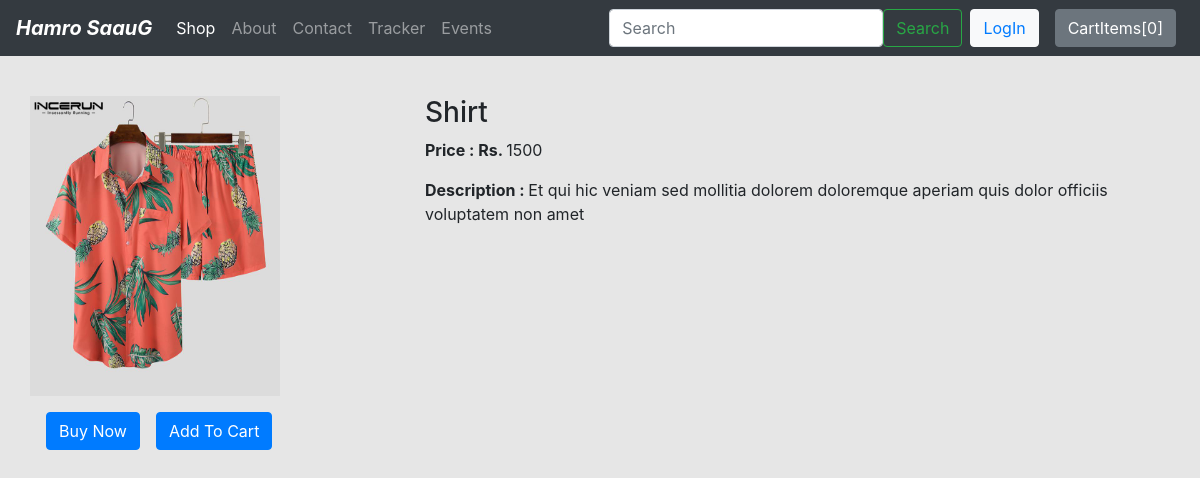
Screenshot of /product/15 with the database file from the repository.
### shop/models.py (models this page shows, shortened)
class Product(models.Model):
    product_name = models.CharField(max_length=50)
    category = models.CharField(max_length=50, default="")
    sub_category = models.CharField(max_length=50, default="")
    price = models.IntegerField(default="0")
    desciption = models.CharField(max_length=300)
    publish_date = models.DateField()
    image = models.ImageField(upload_to="shop/images", default="")

### shop/views.py (the view)
# urls.py: path('product/<int:pro_id>', views.product_view, name='product_view'),
def product_view(request, pro_id):
    product = Product.objects.filter(id=pro_id) #QuerySet_list with only one product
    return render(request, 'shop/product_view.html', {'product_item':product[0]})

### shop/templates/shop/product_view.html (shortened to what this page needs)
{% extends 'shop/basic.html' %}
{% block body %}
<div class="container my-4">
<br>
    <div class="row mt-5 ">
        <div class="col-md-4">
            <div class="row">
                <img src="/media/{{ product_item.image }}" alt="" height="300px" width="250px">
            </div>
            <div class="row my-3">
                <div class="btn btn-primary mx-3">Buy Now</div>
                <div class="btn btn-primary">Add To Cart</div>
            </div>
        </div>
        <div class="col-md-8">
            <h3> {{ product_item.product_name }} </h3>
            <p><b> Price : Rs. </b> {{ product_item.price }} </p>
            <p><b>Description : </b> {{ product_item.desciption }} </p>
            </div>
        </div>
    </div>
{% endblock %}

### shop/templates/shop/basic.html (style rules this page uses)
* { box-sizing: border-box; }
body { background-color:#e6e6e6; }

### rows the page displays
Product: image (picture), product_name "Shirt", price "1500", desciption "Et qui hic veniam sed mollitia dolorem doloremque aperiam quis dolor officiis voluptatem non amet"
